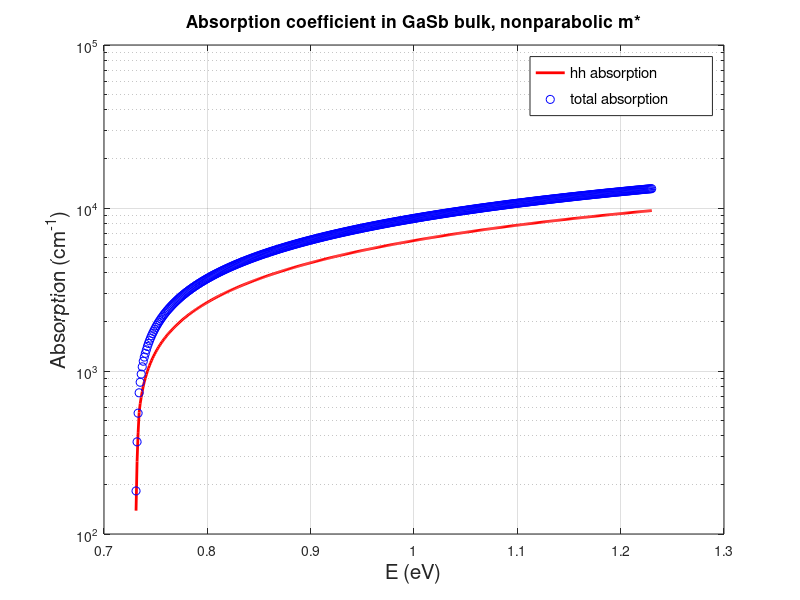

The MATLAB source for this figure:
%Absorption_GaSb_bulk_nonparabolic
 
%  2016-3-18

clear all
close all
format long
%--------Physical Constants-----------------  
global m0 hb k0 q c0 epsilon0 mu0
T=300; %K
m0=5.685777e-16;   %[eV cm^-2 s^2]
hb=6.579465e-16;   %[eV s] 
k0=8.6174e-5; %[eV K^-1]
q=1.60217733e-19; %[C]
c0=2.99792458e10; %[cm/s]
epsilon0=8.85419e-14*q;%[C V^-1 cm^-1]
mu0=1.25666e-8/q;%[A s V^-1 cm^-1]
%--------- Parameter --------------------
a_GaAs=5.6533;  a_AlAs=5.6600;  a_InAs=6.0584;  a_InP=5.8688;  a_GaP=5.4505;  a_GaSb=0.60959; %[A]
Eg_GaAs=1.424;  Eg_AlAs=3.03;   Eg_InAs=.354;   Eg_InP=1.35;   Eg_GaP=2.78;   Eg_GaSb=0.73; %[eV]
Ds_GaAs=0.341;  Ds_AlAs=0.28;   Ds_InAs=0.39;   Ds_InP=0.108;                 Ds_GaSb=0.76; %[eV] spin-orbit split energy

mc_GaAs=0.067;  mc_AlAs=0.15;   mc_InAs=0.023;  mc_InP=0.077;  mc_GaP=0.025;  mc_GaSb=0.039;%[m0]
mhh_GaAs=0.50;  mhh_AlAs=0.79;  mhh_InAs=0.40;  mhh_InP=0.60;  mhh_GaP=0.67;  mhh_GaSb=0.25;%[m0]
mlh_GaAs=0.087; mlh_AlAs=0.15;  mlh_InAs=0.026; mlh_InP=0.12;  mlh_GaP=0.17;  mlh_GaSb=0.0439;%[m0]
Ep_GaAs=28.8;   Ep_AlAs=21.1;   Ep_InAs=21.5;   Ep_InP=20.7;                  Ep_GaSb= 27 ;  %[eV]

n_InAs=3.5; n_GaSb=3.8; n_InSb_=4.0; n_GaAs=3.3;
%----------input data --------------------
mc=mc_GaSb;
mhh=mhh_GaSb;
mlh=mlh_GaSb;
Eg=Eg_GaSb;
Ds=Ds_GaSb;
Ep=Ep_GaSb;
nb=n_GaSb;  

mv=(mhh^1.5+mlh^1.5)^(2/3);



%Ep=(1/mc-1)*Eg % Ep for 2band
epsilon=0:0.001/10:sqrt(Eg/Ep)/10;   % epsilon =k^2*hb^2/2/m0

mck_inverse=1+(Eg^2+4*epsilon*Ep).^(-0.5)*Ep;   %1/mc(k)
mlk_inverse=1-(Eg^2+4*epsilon*Ep).^(-0.5)*Ep;   %1/mlh(k)
mlh=1./mlk_inverse;

mchh=1./(mck_inverse+1/mhh); % jonit effective mass of CB and HHB
mclh=1./(2*(Eg^2+4*epsilon*Ep).^(-0.5)*Ep);

Et_hh=-Eg/2+sqrt(Eg^2+4*epsilon*Ep)/2+epsilon+1/mhh*epsilon;
E=Eg+Et_hh;  %eV, 6.2-4l

Mb2=Ep*m0/6; % 1/3* px^2
Nj=1/(2*pi^2)*(2*mchh*m0/(hb^2)).^1.5.*sqrt(Et_hh); % cm^-3, eV^-1, joint density of states, unrelated to T
absorb_hh=pi*q^2*hb./(nb*m0^2*c0*epsilon0*E)*Mb2.*Nj;   % cm-1, 6.2-4l

%% lh
Et_lh=-Eg+sqrt(Eg^2+4*epsilon*Ep);
E_lh=Eg+Et_lh;  %eV, 6.2-4l

Nj_lh=1/(2*pi^2)*(2*mclh*m0/(hb^2)).^1.5.*sqrt(Et_lh); % cm^-3, eV^-1, joint density of states, unrelated to T
absorb_lh=pi*q^2*hb./(nb*m0^2*c0*epsilon0*E_lh)*Mb2.*Nj_lh;   % cm-1, 6.2-4l

% interpolate the value to evenly spaced energy step
E1=0:0.001:0.5;  % eV
absorb_hh1=interp1(Et_hh, absorb_hh,E1,'linear','extrap');
%absorb_hh1=interp1(Et_hh, absorb_hh,E1,'linear');
absorb_lh1=interp1(Et_lh, absorb_lh,E1,'linear');
absorb_tot=absorb_hh1+absorb_lh1;

figure(1)

semilogy(E1+Eg, absorb_hh1,'r','linewidth',2); hold on
%plot(E1, absorb_lh1,'ob');
plot(E1+Eg, absorb_tot,'ob');

%plot(Et,1./mck_inverse,'o')
grid on
xlabel('E (eV)','fontsize',15);
ylabel('Absorption (cm^-^1)','fontsize',15)
title('Absorption coefficient in GaSb bulk, nonparabolic m*','fontsize',12.5)
legend('\fontsize{15}hh absorption','\fontsize{15}total absorption')
output=[E1',absorb_hh1',absorb_tot'];
 save('absorption in bulk.txt','output','-ascii')
